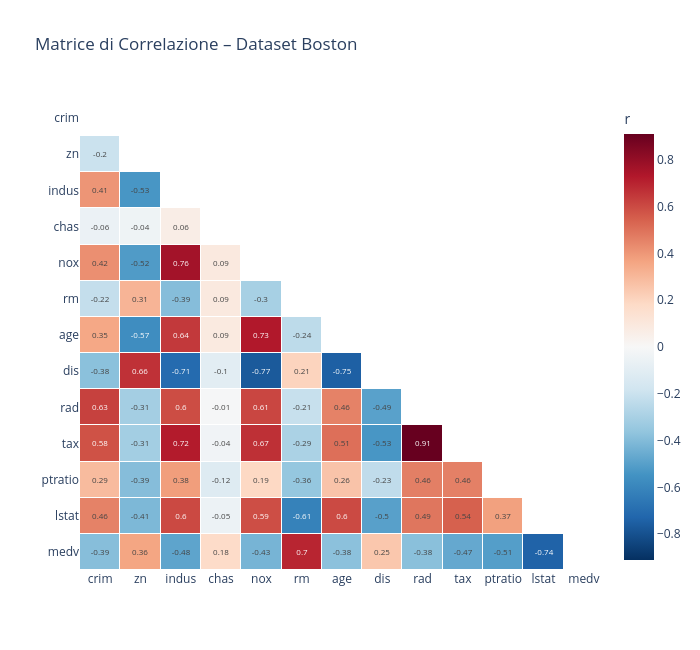

Write notebook code for a chart like this one.
### Markdown cell above
__Come possiamo notare nel grafico, la distribuzione di medv è asimmetrica a destra, con una coda lunga verso valori più alti. La maggior parte dei valori di medv si concentra tra 15 e 30, con alcuni outlier che raggiungono valori superiori a 50.__

### Code cell
corr = df.corr()

mask = np.triu(np.ones_like(corr, dtype=bool))
corr_masked = corr.copy().astype(object)
corr_masked[mask] = np.nan  # celle mascherate → NaN → trasparenti

labels = corr.columns.tolist()

annot_text = np.where(
    mask,
    '',
    corr.round(2).astype(str)
)

fig = go.Figure(go.Heatmap(
    z=corr_masked.values.astype(float),
    x=labels,
    y=labels,
    colorscale='RdBu_r',
    zmid=0,
    text=annot_text,
    texttemplate='%{text}',
    textfont=dict(size=8),
    xgap=1,
    ygap=1,
    colorbar=dict(title='r'),
))

fig.update_layout(
    title={'text': 'Matrice di Correlazione – Dataset Boston'},
    height=650,
    width=700,
    yaxis=dict(autorange='reversed', showgrid=False),
    xaxis=dict(showgrid=False),
    plot_bgcolor='white',
)

fig.show()

### Figure 1 — Plotly figure (JSON) as saved in the notebook; plotly's stock layout.template omitted (floating-point values rounded to 4 significant figures; data arrays with more than 128 entries replaced by an {"elided": "..."} marker saying what was removed)
{"data": [{"colorbar": {"title": {"text": "r"}}, "colorscale": [[0, "rgb(5,48,97)"], [0.1, "rgb(33,102,172)"], [0.2, "rgb(67,147,195)"], [0.3, "rgb(146,197,222)"], [0.4, "rgb(209,229,240)"], [0.5, "rgb(247,247,247)"], [0.6, "rgb(253,219,199)"], [0.7, "rgb(244,165,130)"], [0.8, "rgb(214,96,77)"], [0.9, "rgb(178,24,43)"], [1, "rgb(103,0,31)"]], "text": {"elided": "13x13 str values"}, "textfont": {"size": 8}, "texttemplate": "%{text}", "type": "heatmap", "x": ["crim", "zn", "indus", "chas", "nox", "rm", "age", "dis", "rad", "tax", "ptratio", "lstat", "medv"], "xgap": 1, "y": ["crim", "zn", "indus", "chas", "nox", "rm", "age", "dis", "rad", "tax", "ptratio", "lstat", "medv"], "ygap": 1, "z": {"elided": "13x13 float values"}, "zmid": 0}], "layout": {"height": 650, "plot_bgcolor": "white", "title": {"text": "Matrice di Correlazione – Dataset Boston"}, "width": 700, "xaxis": {"showgrid": false}, "yaxis": {"autorange": "reversed", "showgrid": false}}}
